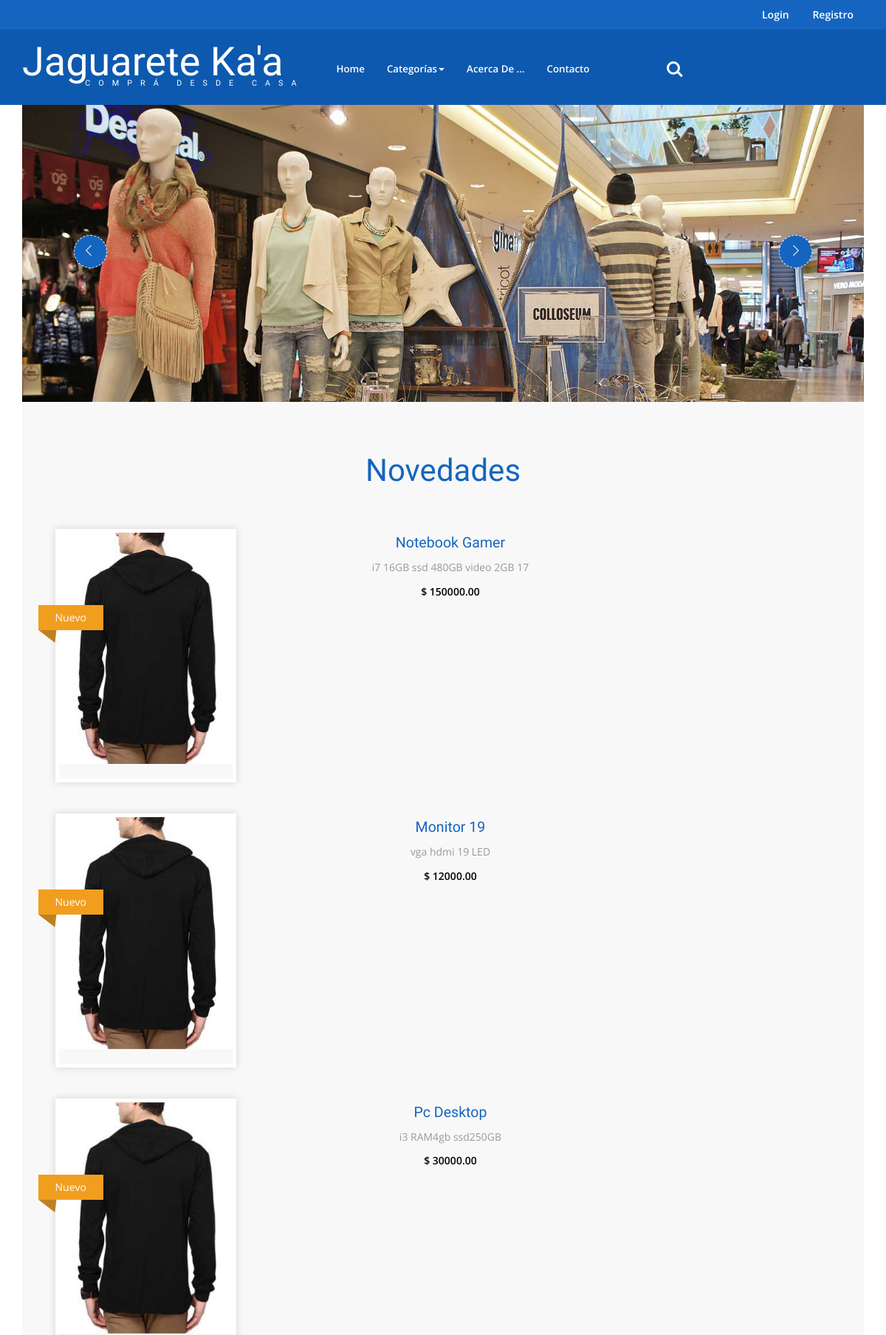
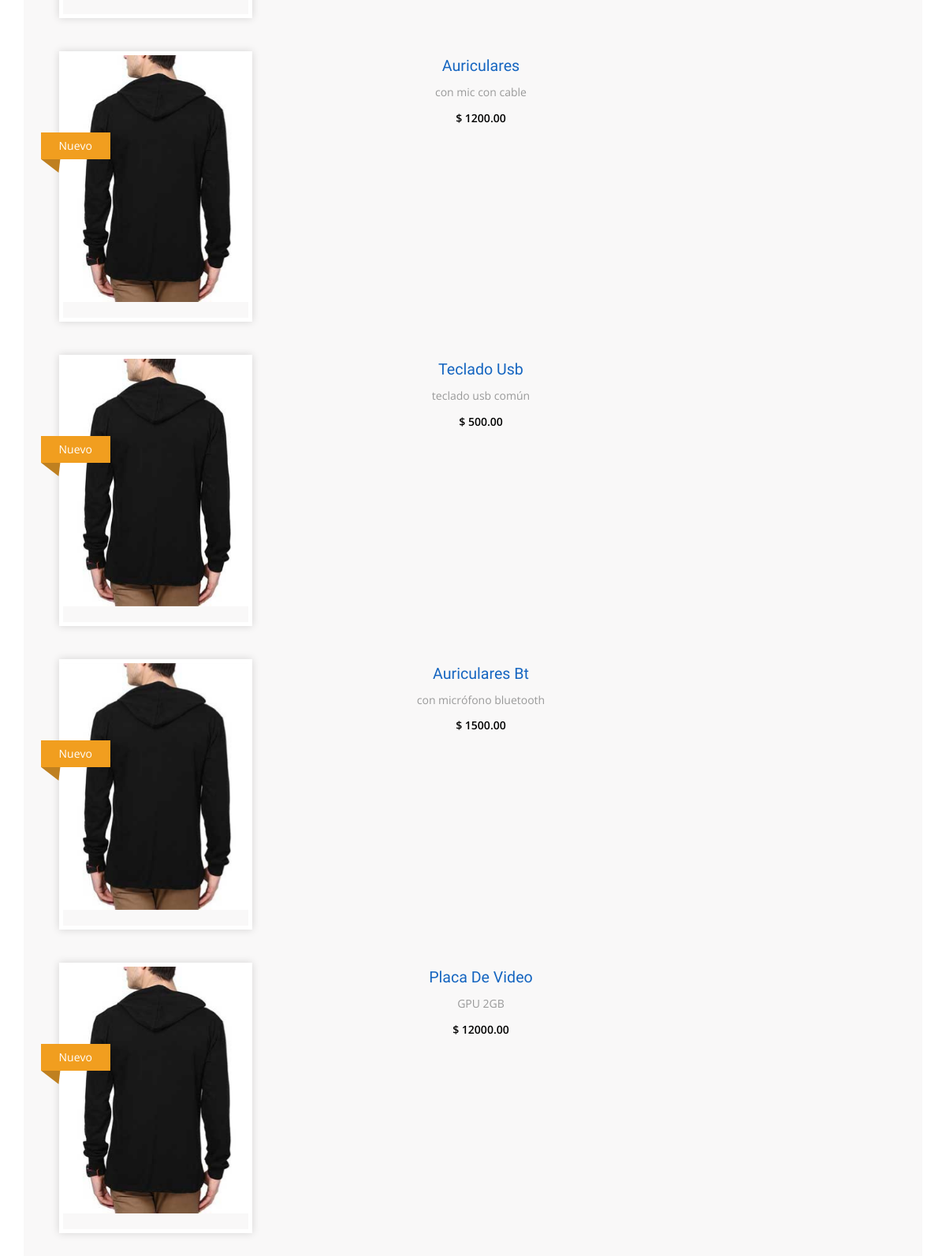
Screenshot of /ecom/ (upper part) with the database file from the repository (2 pictures, top to bottom).
### frontend/models.py (models this page shows, shortened)
class Productos(models.Model):
    nombre = models.CharField(max_length=200)
    precio = models.DecimalField(max_digits=11, decimal_places=2)
    descripcion = models.TextField()
    foto = models.CharField(max_length=5000, null=True, blank=True)
    banner = models.CharField(max_length=5000, null=True, blank=True)
    fecha = models.DateTimeField(auto_now_add=True)
    categoria = models.ForeignKey(Categorias, on_delete=models.CASCADE)
    class Meta:
        ordering = ['nombre']

### frontend/views.py (the view)
# urls.py: path('', views.index, name='index'),
def index(request):
    return render (request, "index.html")

### frontend/context_processors.py (called while the page is built)
def blog_menu(request):
    link_menu = Categorias.objects.all()
    return { 'link_menu': link_menu }

def list_prod(request):
    link_prod = Productos.objects.raw('SELECT * FROM frontend_productos ORDER BY fecha desc')[3:10]
    return { 'link_prod': link_prod }

def last_prod(request):
    lprod = Productos.objects.raw('SELECT * FROM frontend_productos ORDER BY fecha desc')[:3]
    return { 'lprod': lprod }

def grupo(request):
    users_in_group = Group.objects.get(name="Clientes").user_set.all()
    return { 'users_in_group': users_in_group }

### frontend/templates/index.html (shortened to what this page needs)
{% extends "layout.html" %}
{% load static %}
{% block content %}
<div class="banner-w3">
    <div class="demo-1">
        <div id="example1" class="core-slider core-slider__carousel example_1">
            <div class="core-slider_viewport">
                <div class="core-slider_list">
                    {% for producto in lprod %}
                    <div class="core-slider_item ban-top">
                        <a href="{% url 'productos' producto.id %}">
                            <img src="{% static 'images/' %}{{ producto.banner }}" class="img-responsive" alt="">
                        </a>
                    </div>
                    {% endfor %}
                </div>
            </div>
            <div class="core-slider_nav">
                <div class="core-slider_arrow core-slider_arrow__right"></div>
                <div class="core-slider_arrow core-slider_arrow__left"></div>
            </div>
            <div class="core-slider_control-nav"></div>
        </div>
    </div>
    <link href="{% static 'css/coreSlider.css' %}" rel="stylesheet" type="text/css">
</div>
<div class="products-agileinfo">
    <h2 class="tittle">Novedades</h2>
    <div class="container">
        <div class="product-agileinfo-grids w3l">
            <div class="bs-example bs-example-tabs col-md-9 product-agileinfon-grid1" role="tabpanel" data-example-id="togglable-tabs">
                <div id="myTabContent" class="tab-content">
                    <div role="tabpanel" class="tab-pane fade in active" id="profile" aria-labelledby="profile-tab">
                        {% for producto in link_prod %}
                        <div class="{% if forloop.counter0|divisibleby:2 %}product-tab1{% else %}product-tab1 prod3{% endif %}">
                            <div class="col-md-4 product-tab1-grid">
                                <div class="grid-arr">
                                    <div class="grid-arrival">
                                        <figure>
                                            <a href="{% url 'productos' producto.id %}">
                                                <div class="grid-img">
                                                    <img src="{% static 'images/p28.jpg' %}" class="img-responsive" alt="">
                                                </div>
                                            </a>
                                        </figure>
                                    </div>
                                    <div class="ribben">
                                        <p>Nuevo</p>
                                    </div>
                                </div>
                            </div>
                            <div class="col-md-8 product-tab1-grid1 simpleCart_shelfItem">
                                <div class="women">
                                    <h6 style=" text-transform: capitalize"><a href="{% url 'productos' producto.id %}">{{ producto.nombre }}</a></h6>
                                    <p>{{ producto.descripcion }}</p>
                                    <p><em class="item_price">$ {{ producto.precio }}</em></p>
                                </div>
                            </div>
                            <div class="clearfix"></div>
                        </div>
                        {% endfor %}
                    </div>
                </div>
            </div>
        </div>
    </div>
</div>
{% endblock %}

### static/css/style.css (style rules this page uses)
body a { transition:0.5s all; -webkit-transition:0.5s all; -moz-transition:0.5s all; -o-transition:0.5s all; -ms-transition:0.5s all; }
h1,h2,h3,h4,h5,h6 { padding:0 0; margin:0 0; font-family: 'Cagliostro', sans-serif; }
p { padding:0 0; margin:0 0; }
body { padding:0 0; margin:0 0; font-family: 'Open Sans', sans-serif; }
.ban-top { position: relative; overflow: hidden; }
.ban-top img { -moz-transition: all 1s; -o-transition: all 1s; -webkit-transition: all 1s; transition: all 1s; width: 100%; }
h2.tittle { text-align: center; font-size: 3em; color: #1565C0; }
.grid-arr { border: 1px solid #E2E2E2; border: 5px solid #ffffff; -webkit-box-shadow: 0 0 10px rgba(0, 0, 0, 0.15); -moz-box-shadow: 0 0 10px rgba(0, 0, 0, 0.15); box-shadow: 0 0 10px rgba(0, 0, 0, 0.15); padding: 0em; }
.grid-arr .grid-arrival figure { position: relative; display: block; overflow: hidden; margin: 0 0 20px 0; width: 100%; }
.grid-arr .grid-arrival figure > a { display: block; float: left; width: 100%; z-index: 1; }
.grid-arr .grid-arrival figure > a .grid-img { width: 100%; line-height: 0; will-change: right; -moz-transform: translateZ(0); -webkit-transform: translateZ(0); transform: translateZ(0); }
.grid-arr .grid-arrival figure > a .grid-img img { width: 100%; }
.women h6 { font-size: 1.4em; margin: 0.4em 0; }
.women h6 a { color: #1565C0; text-decoration: none; }
.women p { font-size: 1em; color: #999; margin: 0.9em 0; }
em.item_price { font-style: normal; color: #000; font-weight: 600; }
.grid-arrival { position: relative; }
.ribben { position: absolute; top: 30%; left: -3%; padding: 0.5em; background: #F19E1F; width: 32%; }
.ribben p { font-size:1em; color:#fff; }
.ribben:after { content: ''; position: absolute; top: 85%; right: 77%; width: 0; height: 0; border-top: 24px solid #BF8020; border-right: 14px solid transparent; border-left: 3px solid transparent; transform: rotate(97deg); }
.products-agileinfo { padding: 5em 0; background: #F9F8F8; }
.product-agileinfo-grids { margin-top: 4em; }
.product-agileinfon-grid1 { text-align: center; }
.prod3 { margin: 3em 0; }
.tab-content > .active { display: block; visibility: visible; }

### static/css/coreSlider.css (style rules this page uses)
.core-slider { position: relative; -webkit-user-select: none; -moz-user-select: none; -ms-user-select: none; user-select: none; }
.core-slider_viewport { position: relative; overflow: hidden; }
.core-slider_list { -webkit-transition: all 0.5s cubic-bezier(0.77, 0, 0.175, 1); transition: all 0.5s cubic-bezier(0.77, 0, 0.175, 1); }
.core-slider_item { float: left; }
.core-slider_item img { display: block; max-width: 100%; height: auto; }
.core-slider_control-nav { position: absolute; z-index: 999; left: 0; right: 0; bottom: 30px; text-align: center; }
.core-slider_arrow { position: absolute; top: 50%; margin-top: -25px; width: 45px; height: 45px; z-index: 999; cursor: pointer; border: 1px dashed #FFFFFF; border-radius: 100%; text-align: center; }
.core-slider_arrow__right { right: 20px; background: url(../images/arrow_right.png) no-repeat 14px 12px #1565C0; }
.core-slider_arrow__left { left: 20px; background: url(../images/arrow_left.png) no-repeat 11px 12px #1565C0; }
.core-slider__carousel { overflow: hidden; }
.core-slider__carousel::before, .core-slider__carousel::after { content: ""; width: 150px; position: absolute; top: -5px; bottom: -5px; z-index: 200; }
.core-slider__carousel .core-slider_viewport { overflow: visible; margin: 0 auto; }
.core-slider__carousel .core-slider_arrow__left { left: 70px; }
.core-slider__carousel .core-slider_arrow__right { right: 70px; }

### rows the page displays
Productos: banner (picture)
Productos: nombre "Notebook Gamer", descripcion "i7 16GB ssd 480GB video 2GB 17", precio "150000.00"
Productos: nombre "Monitor 19", descripcion "vga hdmi 19 LED", precio "12000.00"
Productos: nombre "Pc Desktop", descripcion "i3 RAM4gb ssd250GB", precio "30000.00"
Productos: nombre "Auriculares", descripcion "con mic con cable", precio "1200.00"
Productos: nombre "Teclado Usb", descripcion "teclado usb común", precio "500.00"
Productos: nombre "Auriculares Bt", descripcion "con micrófono bluetooth", precio "1500.00"
Productos: nombre "Placa De Video", descripcion "GPU 2GB", precio "12000.00"
